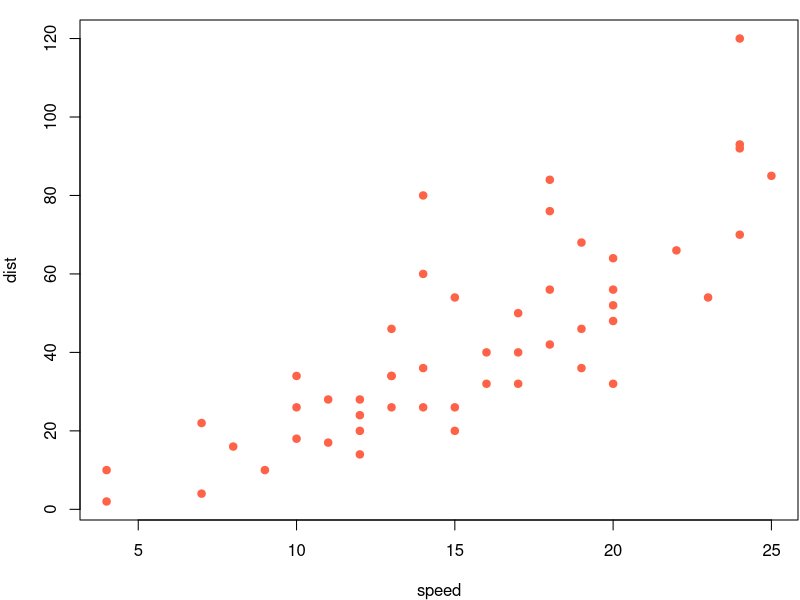

Generate this figure with R:
## ---- chunk 1
x <- rnorm(n=80)
fivenum(x=x)
## ---- chunk 2
par(mar = c(4, 4, 1, .1))
plot(cars, pch = 19, col='tomato')
## ---- chunk 3
knitr::kable(
  head(iris), caption = 'Encabezado de la base de datos Iris.',
  booktabs = TRUE
)
